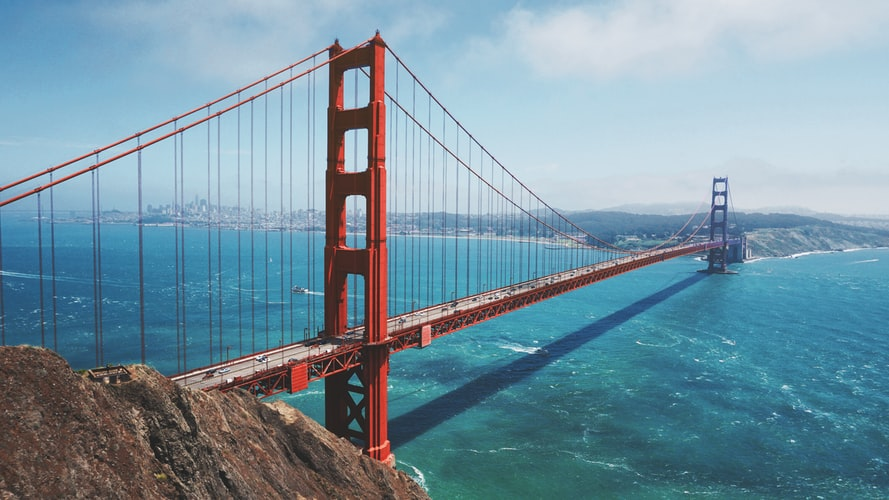
#> input picture Modulo3/Datasets_imagens/golden-gate.jpg, 889 x 500 px, found by its file name
$ python 9.6.operacoes_aritmeticas_com_imagens.py
#> lines starting #> are read from the running program, lines starting #| are printed output that depends on the picture; after the words box and inside, x2 and y2 are one past the last pixel; in counts of white or black regions, pixels touching at a corner belong together
# operações aritméticas com imagens, controlar brilho, operações lógicas, máscaras
# para facilitar a compreensão, execute no jupyter notebook

import cv2
import numpy as np
from matplotlib import pyplot as plt

# Carregando a imagem
imagem = cv2.imread('C:/Onedrive/Curso_Machine_Learning/Modulo 3/golden-gate.jpg')
#> imagem is the input picture: shape (500, 889, 3); mean B, G, R 161.4, 147.1, 117.5

matriz = np.ones(imagem.shape, dtype='uint8') * 100  # Cria uma matriz da mesma dimensão da imagem, com cada pixel = 100
soma = cv2.add(imagem, matriz)
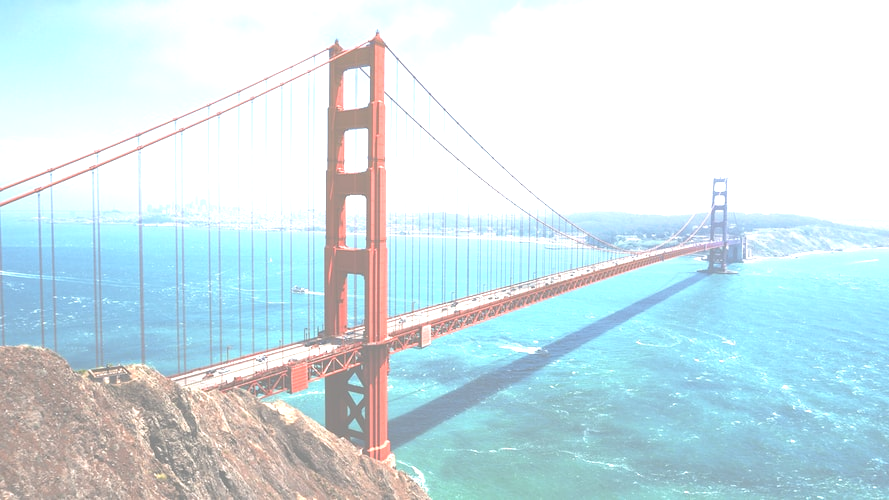
#> soma: shape (500, 889, 3); mean B, G, R 232, 227.1, 206.4
plt.imshow(soma)
plt.show()

# Operações lógicas bitwise (AND, OR, XOR, NOT)
fundo = np.zeros((300, 300), dtype='uint8')
cv2.rectangle(fundo, (25, 25), (275, 275), 255, -1)
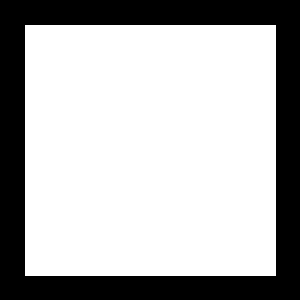
#> fundo: shape (300, 300); 70% white; 1 black region, box (x1, y1, x2, y2) and area: (0, 0, 300, 300) 26999

# Desenhando um círculo
fundo2 = np.zeros((300, 300), dtype='uint8')
cv2.circle(fundo2, (150, 150), 150, 255, -1)
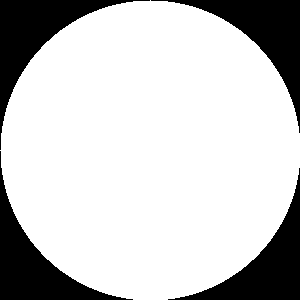
#> fundo2: shape (300, 300); 78.5% white; 4 black regions, box (x1, y1, x2, y2) and area: (0, 0, 150, 150) 4980, (151, 0, 300, 133) 4830, (0, 151, 133, 300) 4830, (168, 168, 300, 300) 4681

bitwise_AND = cv2.bitwise_and(fundo, fundo2) # aplica a operação AND
bitwise_OR = cv2.bitwise_or(fundo, fundo2) # aplica a operação OR
bitwise_XOR = cv2.bitwise_xor(fundo, fundo2) # aplica a operação XOR
bitwise_NOT = cv2.bitwise_not(fundo2) # aplica a operação NOT

plt.imshow(fundo)
plt.show()
plt.imshow(fundo2)
plt.show()

# Juntando as 2 figuras acima
plt.imshow(bitwise_AND)  # Testar com OR, XOR, etc
plt.show()
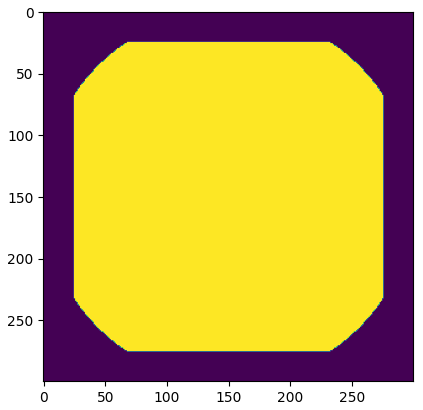
#> figure drawn by matplotlib, 1 panel

# Masking
mask = np.zeros(imagem.shape[:2], dtype='uint8')
(cX, cY) = (imagem.shape[1]//2, imagem.shape[0]//2)
#> cX = 444; cY = 250
cv2.rectangle(mask, (cX - 150, cY - 80), (cX + 150, cY + 80), 255, -1)
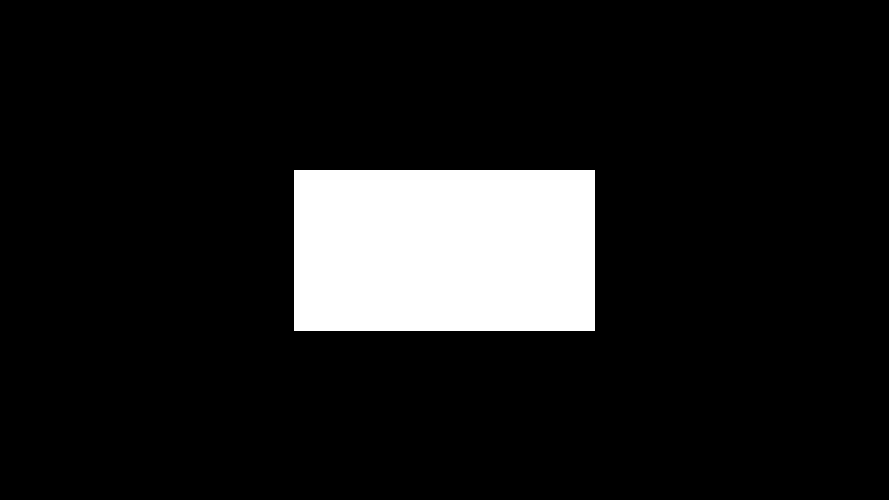
#> mask: shape (500, 889); 10.9% white; 1 white region, box (x1, y1, x2, y2) and area: (294, 170, 595, 331) 48461

# Máscara retangulaar
primeira_mascara = cv2.bitwise_and(imagem, imagem, mask=mask)

# Máscara circular
mask2 = np.zeros(imagem.shape[:2], dtype='uint8')
cv2.circle(mask2, (cX, cY), 120, 255, -1)
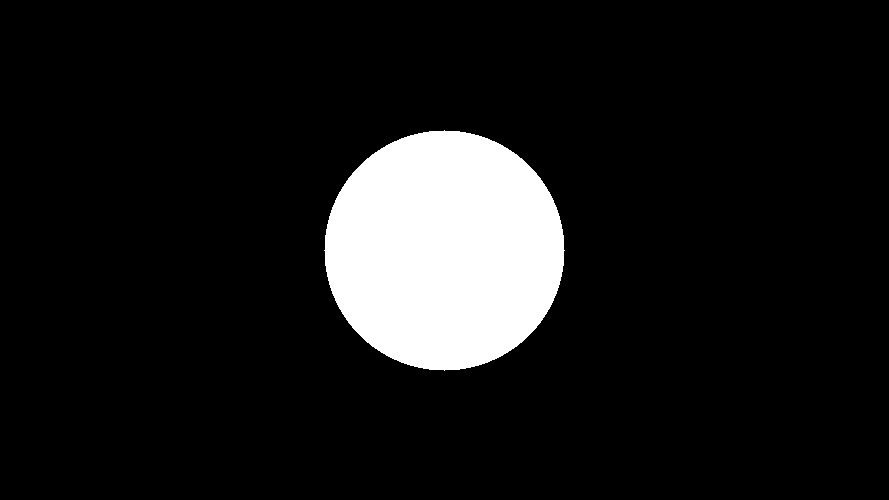
#> mask2: shape (500, 889); 10.2% white; 1 white region, box (x1, y1, x2, y2) and area: (324, 130, 565, 371) 45225
segunda_mascara = cv2.bitwise_and(imagem, imagem, mask=mask2)
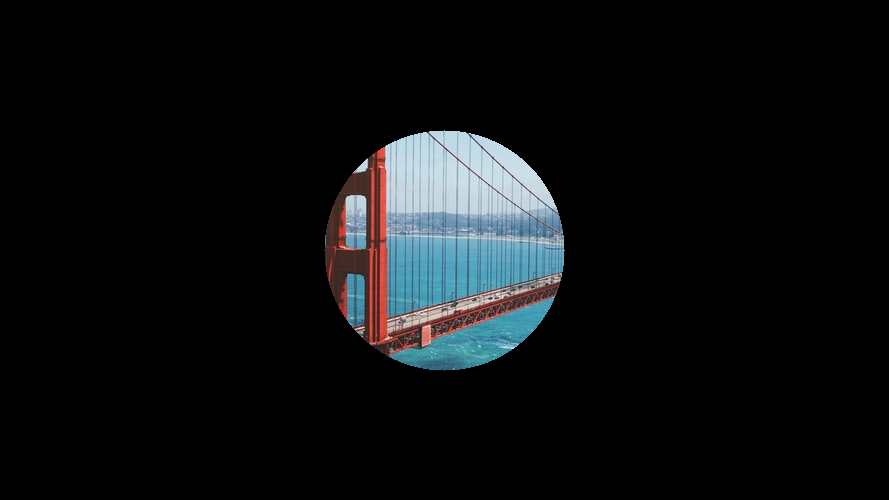
#> segunda_mascara: shape (500, 889, 3); mean B, G, R 16, 14.8, 12.9

plt.imshow(primeira_mascara)
plt.show()
plt.imshow(segunda_mascara)
plt.show()
